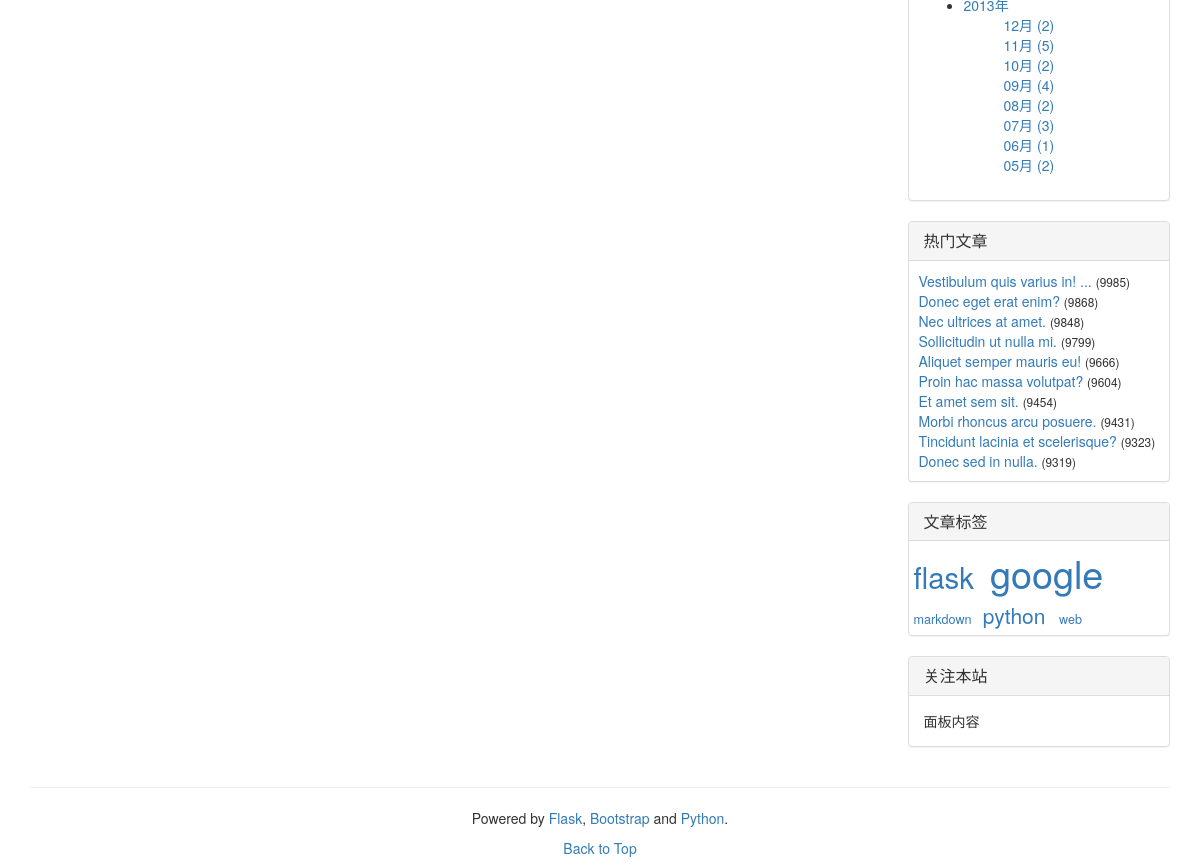
The page /tools (lower part) on the database as committed earlier.
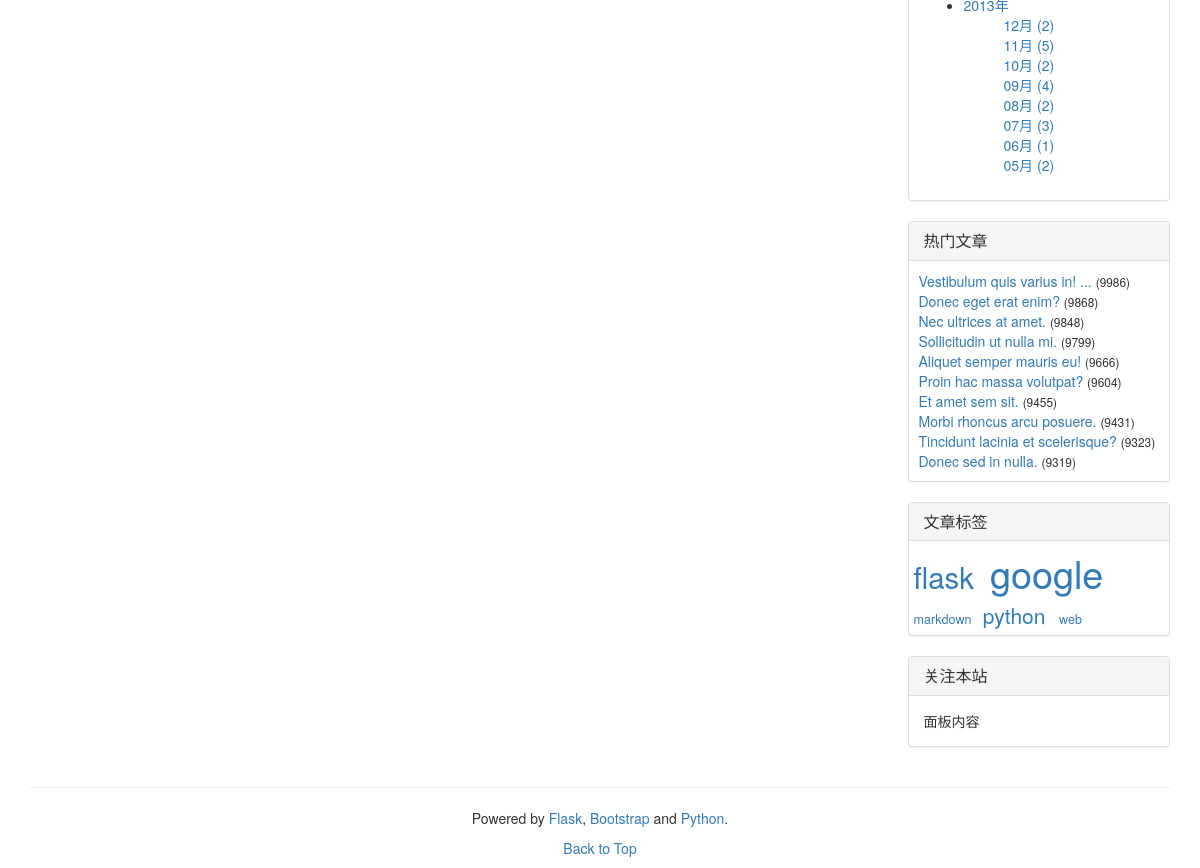
The same page on the database as committed later.
### index.py (models this page shows, shortened)
class Article(db.Model):
    __tablename__ = 'articles'
    id = db.Column(db.Integer, primary_key=True)
    title = db.Column(db.Unicode(128), unique=True, index=True, nullable=False)
    content = db.Column(db.UnicodeText) # plain-text or markdown
    content_html = db.Column(db.UnicodeText) # html
    content_pre = db.Column(db.UnicodeText) # several top lines for preview in 'index' page
    content_size = db.Column(db.Integer)
    time_created = db.Column(db.DateTime, index=True, default=datetime.now())
    time_modified = db.Column(db.DateTime, index=True, default=datetime.now())
    read_count = db.Column(db.Integer)
    private = db.Column(db.Boolean) # non-public, or hidden
    category_id = db.Column(db.Integer, db.ForeignKey('categories.id'))
    series_id = db.Column(db.Integer, db.ForeignKey('series.id'), nullable=True) # could be null
    tags = db.Column(db.Unicode(256), index=True, nullable=True) # space separated tag worlds

### index.py (the view)
@app.route('/tools')
def tools():
    return render_template('tools.html')

### index.py (called while the page is built)
def update_tags_cache(articles=None, reverse=False):
    tags = {}
    if not articles:
        articles = Article.query.order_by(Article.title).all()
    for article in articles:
        if not article.tags:
            continue
        for tag in article.tags.split():
            tags.setdefault(tag, set())
            tags[tag].add(article)
    return sorted(tags.items(), reverse=reverse) # _list_ of item: ('tag', {art1, art2, ...})

### templates/tools.html (shortened to what this page needs)
{% extends 'base.html' %}

### templates/_macros.html (shortened to what this page needs)
{% macro widget_archive(data, endpoint) %}
<div class="panel panel-default">
    <div class="panel-body">
        <ul>
            {% for year, months in data.items() %}
            <li>
                <a href='#'>{{ year }}年</a>
                {% for month, num in months.items() %}
                <ul>
                    <li style="list-style-type: none">
                        <a href="{{ url_for(endpoint, by='time_created') }}#{{ year }}-{{ month }}">
                            {{ "%02d"|format(month) }}月 ({{ num }})
                        </a>
                    </li>
                </ul>
                {% endfor %}
            </li>
            {% endfor %}
        </ul>
    </div>
</div>
{% endmacro %}
{% macro widget_popular(data, endpoint) %}
<div class="panel panel-default">
    <div class="panel-heading">
        <h3 class="panel-title">热门文章</h3>
    </div>
    <div class="panel-body" style="padding: 10px 5px 10px 10px;">
        {% for article in data %}
        <a href="{{ url_for(endpoint, id=article.id) }}">{{ article.title|truncate(30, True) }}</a> <small>({{ article.read_count }})</small><br>
        {% endfor %}
    </div>
</div>
{% endmacro %}
{% macro widget_tags(data, endpoint) %}
    {% set num_min, num_max = data[0] %}
    {% set font_min, font_max = (90, 270) %}
    {% if num_min == num_max or num_min == -1 %}
    {%      set size_delta = 0 %}
    {% else %}
    {%      set size_delta = ((font_max - font_min) // (num_max - num_min)) %}
    {% endif %}
<div class="panel panel-default">
    <div class="panel-heading">
        <h3 class="panel-title">文章标签</h3>
    </div>
    <div class="panel-body" style="padding: 5px;">
        {% for tag_data in data[1:] %}
        <a href="{{ url_for(endpoint, by='tag') }}#{{ tag_data[0] }}">
            <span style="font-size:{{ (tag_data[1] - num_min) * size_delta + font_min }}%">{{ tag_data[0] }}<span>
        </a>&nbsp;
        {% endfor %}
    </div>
</div>
{% endmacro %}

Rows that differ between the two databases and show on the page:
changed Article "Vestibulum quis varius in! ...": read_count "9985" → "9986"
changed Article "flask": read_count "9454" → "9455"
